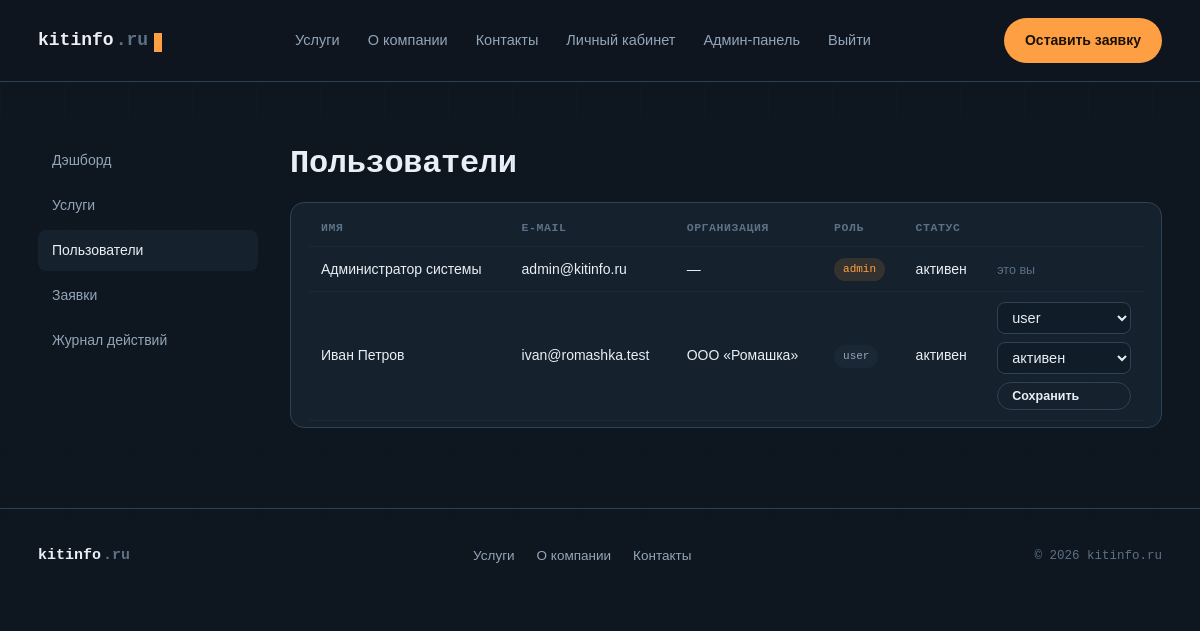
/users.php (signed in), run on the app's committed database.
### tables this page shows
CREATE TABLE users (
    id              INT UNSIGNED AUTO_INCREMENT PRIMARY KEY,
    organization_id INT UNSIGNED      NULL,
    full_name       VARCHAR(150)      NOT NULL,
    email           VARCHAR(150)      NOT NULL,
    phone           VARCHAR(20)       NULL,
    password_hash   VARCHAR(255)      NOT NULL,
    role            ENUM('user','admin') NOT NULL DEFAULT 'user',
    is_active       TINYINT(1)        NOT NULL DEFAULT 1,
    failed_attempts SMALLINT UNSIGNED NOT NULL DEFAULT 0,
    locked_until    DATETIME          NULL,
    created_at      DATETIME          NOT NULL DEFAULT CURRENT_TIMESTAMP,
    updated_at      DATETIME          NOT NULL DEFAULT CURRENT_TIMESTAMP ON UPDATE CURRENT_TIMESTAMP,
    UNIQUE KEY uq_users_email (email),
    KEY idx_users_role (role),
    CONSTRAINT fk_users_organization
        FOREIGN KEY (organization_id) REFERENCES organizations(id)
        ON DELETE SET NULL ON UPDATE CASCADE
);

CREATE TABLE organizations (
    id            INT UNSIGNED AUTO_INCREMENT PRIMARY KEY,
    name          VARCHAR(255)      NOT NULL,
    inn           VARCHAR(12)       NULL,
    phone         VARCHAR(20)       NULL,
    email         VARCHAR(150)      NULL,
    address       VARCHAR(255)      NULL,
    created_at    DATETIME          NOT NULL DEFAULT CURRENT_TIMESTAMP,
    UNIQUE KEY uq_organizations_inn (inn)
);

### Database.php (called while the page is built)
<?php
class Database
{
    private static ?PDO $instance = null;
    public static function pdo(): PDO
    {
        if (self::$instance === null) {
            $dsn = sprintf(
                'mysql:host=%s;dbname=%s;charset=%s',
                DB_HOST,
                DB_NAME,
                DB_CHARSET
            );
            try {
                self::$instance = new PDO($dsn, DB_USER, DB_PASS, [
                    PDO::ATTR_ERRMODE            => PDO::ERRMODE_EXCEPTION,
                    PDO::ATTR_DEFAULT_FETCH_MODE => PDO::FETCH_ASSOC,
                    PDO::ATTR_EMULATE_PREPARES   => false,
                ]);
            } catch (PDOException $e) {
                error_log('DB connection failed: ' . $e->getMessage());
                http_response_code(500);
                die('Сервис временно недоступен. Попробуйте позже.');
            }
        }
        return self::$instance;
    }
}

### helpers.php (called while the page is built, shortened)
<?php
function e(?string $value): string
{
    return htmlspecialchars($value ?? '', ENT_QUOTES, 'UTF-8');
}

### Auth.php (called while the page is built, shortened)
<?php
class Auth
{
    public static function user(): ?array
    {
        static $cached = null;
        if ($cached !== null) {
            return $cached === false ? null : $cached;
        }
        $stmt = Database::pdo()->prepare('SELECT * FROM users WHERE id = :id AND is_active = 1');
        $stmt->execute(['id' => $_SESSION['user_id']]);
        $user = $stmt->fetch();
        return $user ?: null;
    }
    public static function requireUser(): array
    {
        $user = self::user();
        return $user;
    }
    public static function requireAdmin(): array
    {
        $user = self::requireUser();
        return $user;
    }
}

### users.php (the view, shortened to what this page needs)
<?php
require __DIR__ . '/_guard.php';
$users = Database::pdo()->query(
    'SELECT u.*, o.name AS org_name FROM users u
     LEFT JOIN organizations o ON o.id = u.organization_id
     ORDER BY u.created_at DESC'
)->fetchAll();
require __DIR__ . '/../../templates/header.php';
?>
<div class="admin-shell">
  <div>
    <h2>Пользователи</h2>
    <div class="table-wrap">
      <table>
        <thead><tr><th>Имя</th><th>E-mail</th><th>Организация</th><th>Роль</th><th>Статус</th><th></th></tr></thead>
        <tbody>
        <?php foreach ($users as $u): ?>
          <tr>
            <td><?= e($u['full_name']) ?></td>
            <td><?= e($u['email']) ?></td>
            <td><?= e($u['org_name'] ?? '—') ?></td>
            <td><span class="badge badge-<?= $u['role'] === 'admin' ? 'admin' : 'user' ?>"><?= e($u['role']) ?></span></td>
            <td><?= $u['is_active'] ? 'активен' : 'заблокирован' ?></td>
            <td>
              <?php if ($u['id'] !== $admin['id']): ?>
                <form method="post" action="/admin/user_edit.php" style="display:flex; gap:8px;">
                  <select name="role" style="width:auto; padding:6px 10px;">
                    <option value="user" <?= $u['role'] === 'user' ? 'selected' : '' ?>>user</option>
                  </select>
                  <select name="is_active" style="width:auto; padding:6px 10px;">
                    <option value="1" <?= $u['is_active'] ? 'selected' : '' ?>>активен</option>
                  </select>
                  <button type="submit" class="btn btn-ghost btn-sm">Сохранить</button>
                </form>
              <?php else: ?>
                <span style="color:var(--text-faint); font-size:12.5px;">это вы</span>
              <?php endif; ?>
            </td>
          </tr>
        <?php endforeach; ?>
        </tbody>
      </table>
    </div>
  </div>
</div>
<?php require __DIR__ . '/../../templates/footer.php'; ?>

### style.css (style rules this page uses)
:root { --bg:#0E1620; --bg-soft:#101C28; --surface:#15212C; --surface-alt:#1B2A37; --line:#26384660; --line-strong:#2E4256; --text:#E9EFF5; --text-dim:#93A6B8; --text-faint:#5D7186; --accent:#FF9F43; --teal:#46C9B6; --paper:#F3EFE3; --paper-text:#1C2420; --paper-dim:#6B6456; --danger:#FF6B6B; --ok:#46C9B6; --radius:14px; --maxw:1180px; --mono:'JetBrains Mono', monospace; --sans:'Manrope', sans-serif; }
* { box-sizing:border-box; margin:0; padding:0; }
html { scroll-behavior:smooth; }
body { background:var(--bg); color:var(--text); font-family:var(--sans); line-height:1.5; overflow-x:hidden; }
.btn { display:inline-flex; align-items:center; gap:8px; font-weight:700; font-size:14px; padding:11px 20px; border-radius:999px; border:1px solid transparent; cursor:pointer; transition:.15s; }
.btn-ghost { background:transparent; color:var(--text); border-color:var(--line-strong); }
.btn-sm { padding:6px 14px; font-size:12.5px; }
h1,h2,h3 { font-family:var(--mono); letter-spacing:-0.01em; }
h2 { font-size:clamp(24px,3vw,32px); font-weight:700; margin-bottom:14px; }
form { display:flex; flex-direction:column; gap:16px; }
input,select,textarea { background:var(--bg-soft); border:1px solid var(--line-strong); border-radius:8px; padding:11px 13px; color:var(--text); font-family:var(--sans); font-size:14.5px; width:100%; }
table { width:100%; border-collapse:collapse; font-size:14px; }
table th, table td { text-align:left; padding:10px 12px; border-bottom:1px solid var(--line); }
table th { font-family:var(--mono); font-size:11.5px; text-transform:uppercase; letter-spacing:.05em; color:var(--text-faint); }
.table-wrap { overflow-x:auto; background:var(--surface); border:1px solid var(--line-strong); border-radius:var(--radius); padding:6px 18px; }
.badge { font-family:var(--mono); font-size:11px; padding:3px 9px; border-radius:999px; display:inline-block; }
.badge-admin { background:#FF9F4322; color:var(--accent); }
.badge-user { background:#2E425633; color:var(--text-dim); }
.admin-shell { display:grid; grid-template-columns:220px 1fr; gap:32px; }

### data on the page
users: full_name "Администратор системы", email "admin@kitinfo.ru", org_name "—", role "admin", is_active "активен", shows "это вы"
users: full_name "Иван Петров", email "ivan@romashka.test", organization.name "ООО «Ромашка»", role "user", shows "активен", is_active "активен"

### other printed values
$label "Дэшборд"
$label "Услуги"
$label "Пользователи"
$label "Заявки"
$label "Журнал действий"
